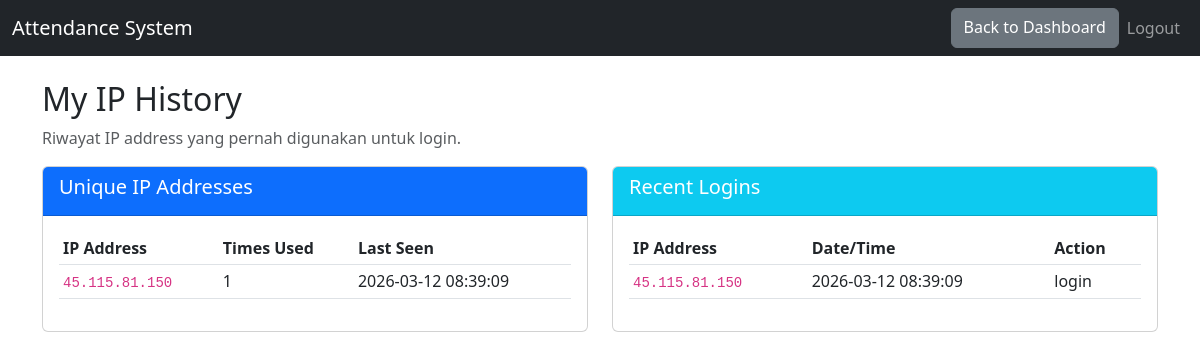
Before: /ip/my-ips (signed in) with the older database file.
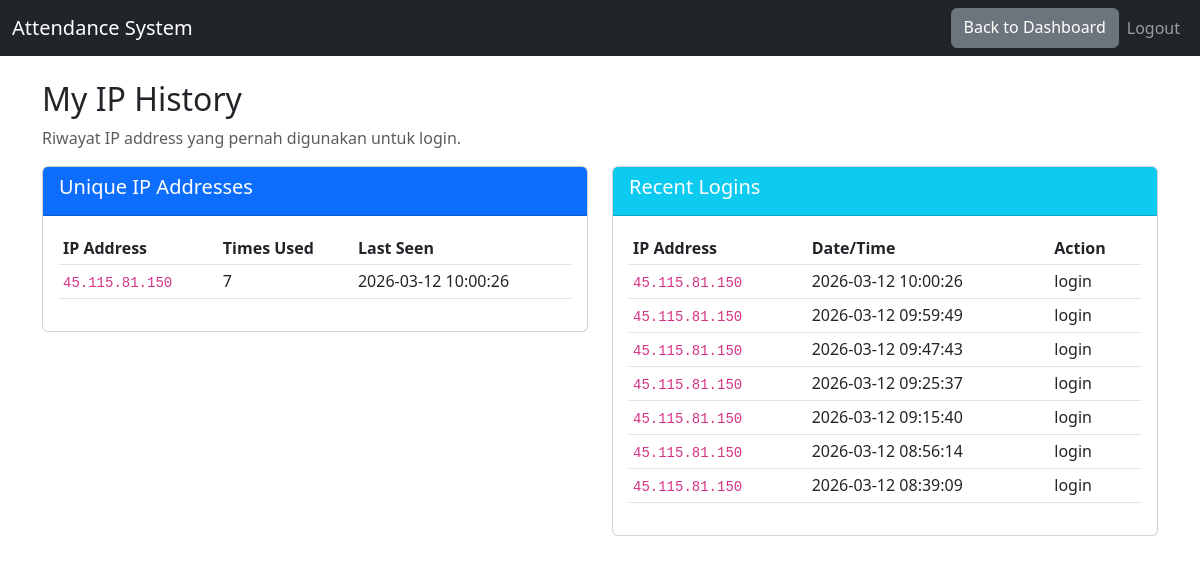
After: the same page with the newer database file.
### tables this page shows
CREATE TABLE ip_logs (
                    id INTEGER PRIMARY KEY AUTOINCREMENT,
                    user_id INTEGER NOT NULL,
                    ip_address TEXT NOT NULL,
                    user_agent TEXT,
                    action TEXT DEFAULT 'login',
                    created_at DATETIME DEFAULT CURRENT_TIMESTAMP,
                    FOREIGN KEY(user_id) REFERENCES users(id)
                );

### ip_manager/ip_routes.py (the view)
@ip_bp.route('/my-ips')
@login_required
def my_ips():
    user_id = session['user_id']
    ips = IPModel.get_user_ips(user_id, limit=100)
    unique_ips = IPModel.get_unique_ips_for_user(user_id)
    return render_template('my_ips.html', ips=ips, unique_ips=unique_ips)

### app.py (called while the page is built)
@app.teardown_appcontext
def close_connection(exception):
    db = getattr(g, '_database', None)
    if db is not None:
        db.close()

### ip_manager/ip_model.py (called while the page is built)
def get_db():
    if DATABASE_URL and DATABASE_URL.startswith('postgres'):
        if not hasattr(g, '_database'):
            g._database = psycopg2.connect(DATABASE_URL, cursor_factory=RealDictCursor)
        return g._database
    else:
        db = getattr(g, '_database', None)
        if db is None:
            db = g._database = sqlite3.connect('attendance.db')
            db.row_factory = sqlite3.Row
        return db

def query_db(query, args=(), one=False):
    conn = get_db()
    if DATABASE_URL and DATABASE_URL.startswith('postgres'):
        cur = conn.cursor()
        cur.execute(query.replace('?', '%s'), args)
        rv = cur.fetchall()
        cur.close()
        return (rv[0] if rv else None) if one else rv
    else:
        cur = conn.execute(query, args)
        rv = cur.fetchall()
        cur.close()
        return (rv[0] if rv else None) if one else rv

    @staticmethod
    def get_user_ips(user_id, limit=50):
        return query_db('''
            SELECT * FROM ip_logs
            WHERE user_id = ?
            ORDER BY created_at DESC
            LIMIT ?
        ''', [user_id, limit])

    @staticmethod
    def get_unique_ips_for_user(user_id):
        return query_db('''
            SELECT DISTINCT ip_address, COUNT(*) as count, MAX(created_at) as last_seen
            FROM ip_logs
            WHERE user_id = ?
            GROUP BY ip_address
            ORDER BY last_seen DESC
        ''', [user_id])

### ip_manager/ip_routes.py (called while the page is built)
def login_required(f):
    @wraps(f)
    def decorated_function(*args, **kwargs):
        if 'user_id' not in session:
            flash('Please log in first.', 'warning')
            return redirect(url_for('login'))
        return f(*args, **kwargs)
    return decorated_function

### templates/my_ips.html (shortened to what this page needs)
<!DOCTYPE html>
<html lang="en">
<head>
    <link href="https://cdn.jsdelivr.net/npm/bootstrap@5.3.0/dist/css/bootstrap.min.css" rel="stylesheet">
    <link rel="stylesheet" href="{{ url_for('static', filename='style.css') }}">
</head>
<body>
    <nav class="navbar navbar-expand-lg navbar-dark bg-dark">
        <div class="container-fluid">
            <a class="navbar-brand" href="#">Attendance System</a>
            <div class="collapse navbar-collapse">
                <ul class="navbar-nav ms-auto">
                    <a href="{{ url_for('dashboard') }}" class="btn btn-secondary">Back to Dashboard</a>
                    <li class="nav-item"><a class="nav-link" href="{{ url_for('logout') }}">Logout</a></li>
                </ul>
            </div>
        </div>
    </nav>
    <div class="container mt-4">
        <h2>My IP History</h2>
        <p class="text-muted">Riwayat IP address yang pernah digunakan untuk login.</p>
        <div class="row">
            <div class="col-md-6">
                <div class="card mb-4">
                    <div class="card-header bg-primary text-white">
                        <h5>Unique IP Addresses</h5>
                    </div>
                    <div class="card-body">
                        <table class="table table-sm">
                            <thead>
                                <tr>
                                    <th>IP Address</th>
                                    <th>Times Used</th>
                                    <th>Last Seen</th>
                                </tr>
                            </thead>
                            <tbody>
                                {% for ip in unique_ips %}
                                <tr>
                                    <td><code>{{ ip.ip_address }}</code></td>
                                    <td>{{ ip.count }}</td>
                                    <td>{{ ip.last_seen }}</td>
                                </tr>
                                {% endfor %}
                            </tbody>
                        </table>
                    </div>
                </div>
            </div>
            <div class="col-md-6">
                <div class="card mb-4">
                    <div class="card-header bg-info text-white">
                        <h5>Recent Logins</h5>
                    </div>
                    <div class="card-body">
                        <table class="table table-sm">
                            <thead>
                                <tr>
                                    <th>IP Address</th>
                                    <th>Date/Time</th>
                                    <th>Action</th>
                                </tr>
                            </thead>
                            <tbody>
                                {% for ip in ips %}
                                <tr>
                                    <td><code>{{ ip.ip_address }}</code></td>
                                    <td>{{ ip.created_at }}</td>
                                    <td>{{ ip.action }}</td>
                                </tr>
                                {% endfor %}
                            </tbody>
                        </table>
                    </div>
                </div>
            </div>
        </div>
    </div>
</body>
</html>

Changed rows visible on the page:
added ip_logs: ip_address "45.115.81.150", created_at "2026-03-12 10:00:26", action "login"
added ip_logs: ip_address "45.115.81.150", created_at "2026-03-12 09:59:49", action "login"
added ip_logs: ip_address "45.115.81.150", created_at "2026-03-12 09:47:43", action "login"
added ip_logs: ip_address "45.115.81.150", created_at "2026-03-12 09:25:37", action "login"
added ip_logs: ip_address "45.115.81.150", created_at "2026-03-12 09:15:40", action "login"
added ip_logs: ip_address "45.115.81.150", created_at "2026-03-12 08:56:14", action "login"
Other visible differences:
new list line: "45.115.81.150 7 2026-03-12 10:00:26"
list line gone: "45.115.81.150 1 2026-03-12 08:39:09"
